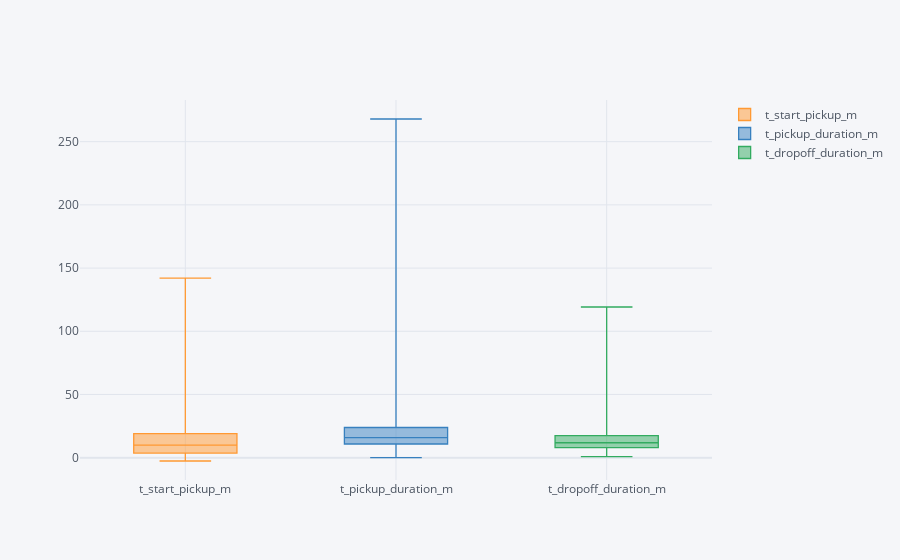

Notebook source saved alongside this figure:
### Markdown cell above
While a majority of orders are completed within 10 minutes, the data shows that there is a significant amount of variance and upper fence outliers that are most likely impeding the experience of the product. This could be a result of a user experience issue:

1. Technical bug or slowdown of the consumer facing application
2. Story-Flow or Layout issue causing choice paralysis

Make the order experience easier and more intuitive. Reducing time-spent to order is a very important metric to reduce churn and increase retention(user stickiness) & revival(previous user returns).

Building a recommender system should introduce personalization and cut down on decision time as the product learns the user’s preferences. This would make the product much more easier to use, as well as feeling the product is very novel and innovative.

### Code cell
from datetime import timedelta
data['t_start_pickup_m'] = (data.when_the_Jumpman_arrived_at_pickup - data.when_the_delivery_started)/timedelta(minutes=1)
data['t_pickup_duration_m'] = (data.when_the_Jumpman_left_pickup - data.when_the_Jumpman_arrived_at_pickup)/timedelta(minutes=1)
data['t_dropoff_duration_m'] = (data.when_the_Jumpman_arrived_at_dropoff - data.when_the_Jumpman_left_pickup)/timedelta(minutes=1)
data[['t_start_pickup_m','t_pickup_duration_m','t_dropoff_duration_m']].iplot(kind='box')

### Figure 1 — Plotly figure (JSON) as saved in the notebook; plotly's stock layout.template omitted (floating-point values rounded to 4 significant figures; data arrays with more than 128 entries replaced by an {"elided": "..."} marker saying what was removed)
{"data": [{"boxpoints": false, "line": {"width": 1.3}, "marker": {"color": "rgba(255, 153, 51, 1.0)"}, "name": "t_start_pickup_m", "orientation": "v", "type": "box", "y": {"elided": "5983 float values"}}, {"boxpoints": false, "line": {"width": 1.3}, "marker": {"color": "rgba(55, 128, 191, 1.0)"}, "name": "t_pickup_duration_m", "orientation": "v", "type": "box", "y": {"elided": "5983 float values"}}, {"boxpoints": false, "line": {"width": 1.3}, "marker": {"color": "rgba(50, 171, 96, 1.0)"}, "name": "t_dropoff_duration_m", "orientation": "v", "type": "box", "y": {"elided": "5983 float values"}}], "layout": {"legend": {"bgcolor": "#F5F6F9", "font": {"color": "#4D5663"}}, "paper_bgcolor": "#F5F6F9", "plot_bgcolor": "#F5F6F9", "title": {"font": {"color": "#4D5663"}}, "xaxis": {"gridcolor": "#E1E5ED", "showgrid": true, "tickfont": {"color": "#4D5663"}, "title": {"font": {"color": "#4D5663"}, "text": ""}, "zerolinecolor": "#E1E5ED"}, "yaxis": {"gridcolor": "#E1E5ED", "showgrid": true, "tickfont": {"color": "#4D5663"}, "title": {"font": {"color": "#4D5663"}, "text": ""}, "zerolinecolor": "#E1E5ED"}}}
